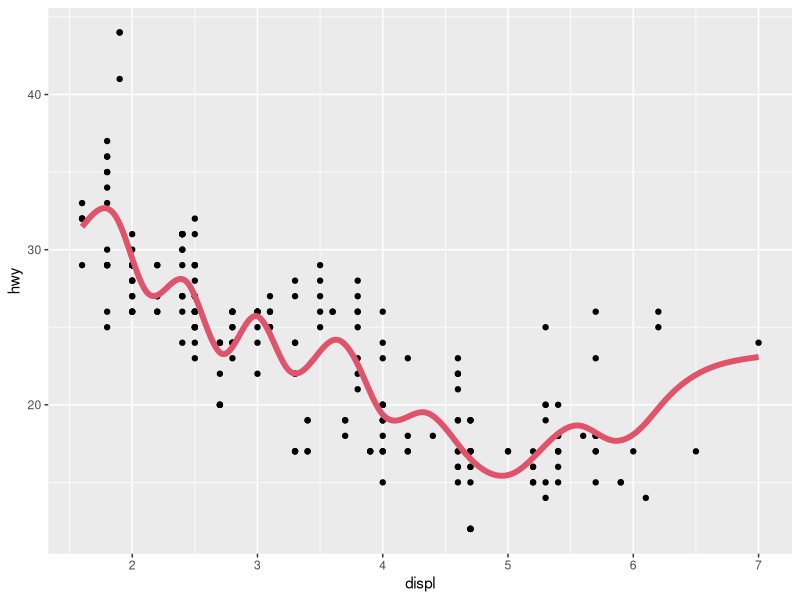
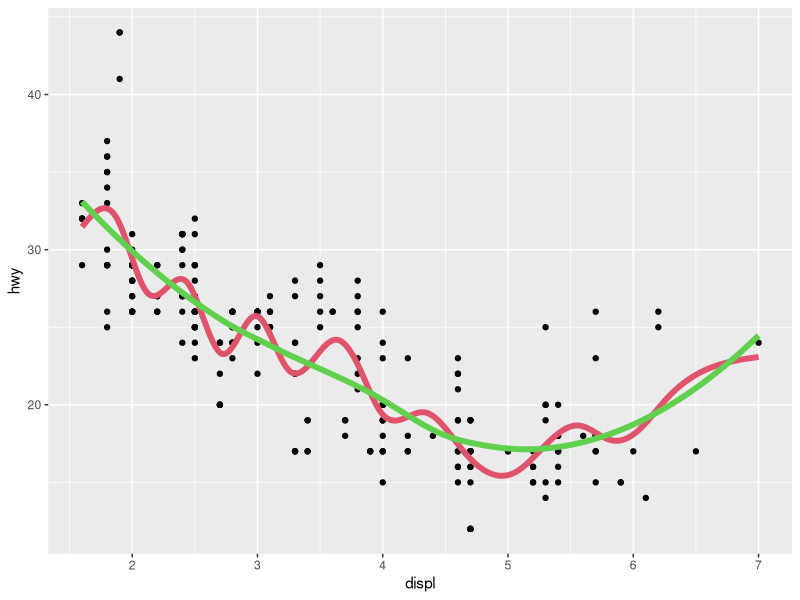

Recreate these plots in R, in order.
###
###'Scatters again . The grammar and the building blocks. Hold them tight to transfer between mind and paper. Layer by Layer
###'Defining individual layers and makign them separate
###


library(ggplot2)
library(mgcv)
data(mpg)
attach(mpg)
str(mpg)

##Fit a GAM via mgcv 
gam.fit = gam(hwy ~ s(displ , bs = "cr" , k = 20) , data = mpg)
names(gam.fit)

newd = data.frame(displ = seq(min(displ) , max(displ) , length= 1000))
head(newd)
newd$hwy = predict(gam.fit , newdata = newd)

plot.gg = ggplot(mpg , aes(displ , hwy)) +
  geom_point() + 
  geom_line( data = newd , colour = 2 , size = 2) 
  

print(plot.gg)

## Fit a non paramteric loess 
loess.fit = loess(hwy ~ displ , data = mpg)

out = data.frame(displ = seq(min(displ) , max(displ) , length= 1000))

out$hwy = predict(loess.fit , newdata = out)

plot.gg = plot.gg + geom_line(data = out , color = 3 , size = 2)

print(plot.gg)


